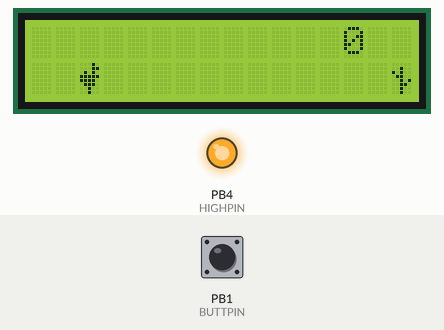
The sketch below on a simulated ATtiny85, built with avr-gcc and run on an emulated ATtiny85. On the bench: 16×2 character LCD, output pins drawn as LEDs (lit = HIGH). The test bench sets the inputs (shaded band); at power-on: PB1 (BUTTPIN) LOW.

Above: at 1.2 s.
1.3 s: PB1 (BUTTPIN) pulled HIGH for 1.4 s
At 2.6 s:
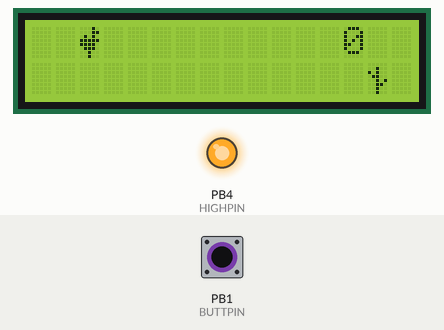
4.6 s: PB1 (BUTTPIN) pulled HIGH for 1.4 s
At 5.8 s:
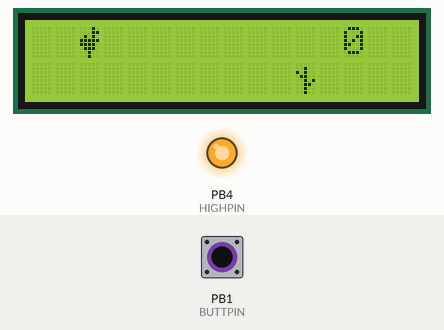
7.6 s: PB1 (BUTTPIN) pulled HIGH for 3.2 s
At 8.9 s:
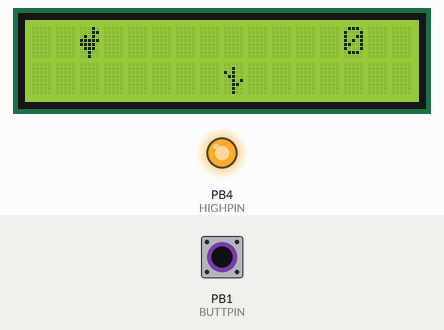
Timing chart, 0 to 10.6 s (numbered marks = the images above; inputs shaded):
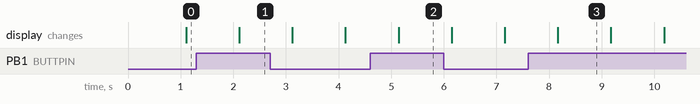

The sketch:

RipcoderGameConsole_i2CForATiny_digispark.ino
```cpp
#include <TinyWireM.h>                  // I2C Master lib for ATTinys which use USI - comment this out to use with standard arduinos
#include <LiquidCrystal_I2C.h>          // for LCD w/ GPIO MODIFIED for the ATtiny85

#define GPIO_ADDR     0x27             // (PCA8574A A0-A2 @5V) typ. A0-A3 Gnd 0x20 / 0x38 for A - 0x27 is the address of the Digispark LCD modules.
#define startspeed 1000
#define speedup 10

LiquidCrystal_I2C lcd(GPIO_ADDR,16,2);  // set address & 16 chars / 2 lines

const int HIGHPIN = 4;
const int BUTTPIN = 1;
const int CHICKENROW = 2;
int speed;
int chickenLine ;
int uptimer;
int score;
bool gameover ;
byte chicken[8] = {
  // 0:dino chicken
    B00010,
    B00011,
    B01010,
    B11111,
    B11110,
    B01110,
    B00100,
    B00100};

    byte chickenUpSide[8] = {
  // 0:dino chicken
   B00100,
   B00100,
   B01110,
   B11110,
   B11111,
   B01010,
   B00011,
   B00010
   };


 byte cactus1[8] = {
  // 0:dino chicken
    B00000,
    B00100,
    B10100,
    B01100,
    B00101,
    B00110,
    B00100,
    B00100};

int cactuspos  ;


//I2C Address: 0x27 16col 2 rows

void setup() {
  // put your setup code here, to run once:
  ///added here
lcd.init();
lcd.backlight();
lcd.setCursor(0,0);


cactuspos =16;
chickenLine=1;
uptimer=0;
gameover=0;
score=0;
speed=startspeed;
pinMode(BUTTPIN, INPUT);
pinMode(HIGHPIN, OUTPUT);
//glyphs[4][8]
    digitalWrite(HIGHPIN, HIGH);
     lcd.createChar(0,  chicken );
       lcd.createChar(1,  cactus1 );
         lcd.createChar(2,  chickenUpSide );


}


void loop() {
  // put your main code here, to run repeatedly:
lcd.clear();
bool but = digitalRead( BUTTPIN);

if(!gameover){
     lcd.setCursor(13, 0);
  lcd.print(  String(score));

if(but and chickenLine==1){chickenLine =0;}//and chickenLine==1 prevent holding button
else{chickenLine =1;}


lcd.setCursor(CHICKENROW, chickenLine);
  lcd.write(byte(0));


  lcd.setCursor( cactuspos, 1);
  lcd.write(byte(1));
  //
 //lcd.print(msg);
if(cactuspos == CHICKENROW ){
  if(chickenLine ==1){

    gameover=true;
    }else{score+=1;}

  }
 delay(1000);
 if(cactuspos>1){
   cactuspos-=1;} else {cactuspos= 16; speed-=speedup;}
}
else{
  lcd.setCursor(CHICKENROW, chickenLine);
  lcd.write(byte(2));
   lcd.setCursor(5, 1);
  lcd.print("GAME OVER!!");
       lcd.setCursor(13, 0);
  lcd.print(  String(score));

  if(but){reset();}
  delay(2000);
  }
}


void reset() {
  // put your setup code here, to run once:
  ///added here


cactuspos =16;
chickenLine=1;
uptimer=0;
gameover=0;
score=0;
speed=startspeed;
      lcd.createChar(0,  chicken );
       lcd.createChar(1,  cactus1 );
         lcd.createChar(2,  chickenUpSide );


}
```

Measured:
- what the display in image 3 shows lasts 1.0 s, from 8.2 s to 9.2 s
